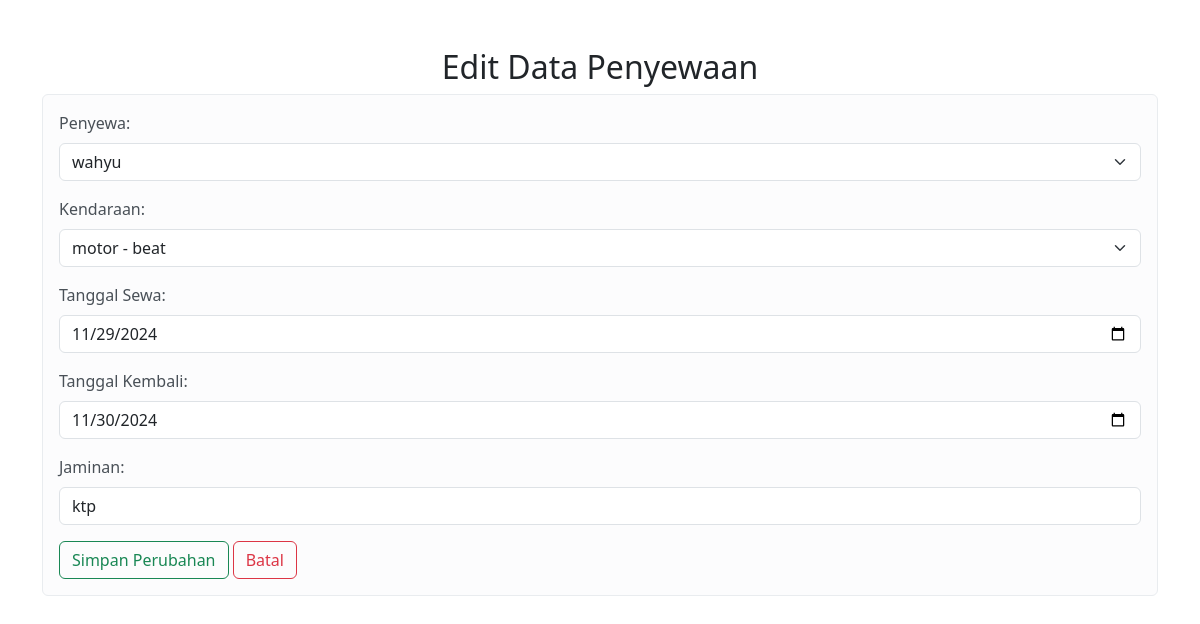
The app's page /edit_penyewaan.php?id=15 (signed in) with its own data.
### tables this page shows
CREATE TABLE `penyewaan` (
  `id_sewa` int(11) NOT NULL,
  `id_penyewa` int(11) NOT NULL,
  `id_kendaraan` int(11) NOT NULL,
  `tanggal_sewa` date NOT NULL,
  `total_biaya` decimal(10,2) NOT NULL,
  `jaminan` varchar(100) NOT NULL,
  `tanggal_kembali` date DEFAULT NULL,
  `keterangan_sewa` enum('belum selesai','selesai') DEFAULT 'belum selesai',
  `diserahkan` date DEFAULT NULL,
  `denda` decimal(10,2) DEFAULT 0.00,
  `durasi` int(11) GENERATED ALWAYS AS (to_days(`tanggal_kembali`) - to_days(`tanggal_sewa`) + 1) STORED
);

CREATE TABLE `penyewa` (
  `id_penyewa` int(11) NOT NULL,
  `nama_penyewa` varchar(100) NOT NULL,
  `alamat_penyewa` text NOT NULL,
  `no_telepon_penyewa` varchar(15) NOT NULL
);

CREATE TABLE `kendaraan` (
  `id_kendaraan` int(11) NOT NULL,
  `jenis_kendaraan` varchar(50) NOT NULL,
  `type_kendaraan` varchar(50) NOT NULL,
  `n_kendaraan` varchar(50) NOT NULL,
  `harga_kendaraan` decimal(10,2) NOT NULL,
  `denda_kendaraan` decimal(10,2) NOT NULL,
  `status` enum('tersedia','disewa') DEFAULT 'tersedia'
);

### edit_penyewaan.php (the view, shortened to what this page needs)
<?php
include 'koneksi.php';
$penyewaResult = $conn->query("SELECT id_penyewa, nama_penyewa FROM penyewa");
$kendaraanResult = $conn->query("SELECT id_kendaraan, jenis_kendaraan, type_kendaraan, harga_kendaraan
                                FROM kendaraan WHERE status = 'tersedia'");
$id_sewa = $_GET['id'];
$penyewaan = $conn->query("SELECT * FROM penyewaan WHERE id_sewa = '$id_sewa'")->fetch_assoc();
?>
<!DOCTYPE html>
<html lang="en">
<head>
    <link href="https://cdn.jsdelivr.net/npm/bootstrap@5.3.2/dist/css/bootstrap.min.css" rel="stylesheet">
</head>
<body>
    <div class="container mt-5">
        <h2 class="text-center">Edit Data Penyewaan</h2>
        <div class="alert alert-light" role="alert">
            <form method="POST" action="">
                <div class="mb-3">
                    <label for="id_penyewa" class="form-label">Penyewa:</label>
                    <select class="form-select" name="id_penyewa" required>
                        <?php while ($penyewa = $penyewaResult->fetch_assoc()) { ?>
                            <option value="<?= $penyewa['id_penyewa']; ?>"
                                <?= $penyewaan['id_penyewa'] == $penyewa['id_penyewa'] ? 'selected' : ''; ?>>
                                <?= $penyewa['nama_penyewa']; ?>
                            </option>
                        <?php } ?>
                    </select>
                </div>
                <div class="mb-3">
                    <label for="id_kendaraan" class="form-label">Kendaraan:</label>
                    <select class="form-select" name="id_kendaraan" required>
                        <?php while ($kendaraan = $kendaraanResult->fetch_assoc()) { ?>
                            <option value="<?= $kendaraan['id_kendaraan']; ?>"
                                <?= $penyewaan['id_kendaraan'] == $kendaraan['id_kendaraan'] ? 'selected' : ''; ?>>
                                <?= $kendaraan['jenis_kendaraan'] . ' - ' . $kendaraan['type_kendaraan']; ?>
                            </option>
                        <?php } ?>
                    </select>
                </div>
                <div class="mb-3">
                    <label for="tanggal_sewa" class="form-label">Tanggal Sewa:</label>
                    <input type="date" class="form-control" name="tanggal_sewa" value="<?= $penyewaan['tanggal_sewa']; ?>" required>
                </div>
                <div class="mb-3">
                    <label for="tanggal_kembali" class="form-label">Tanggal Kembali:</label>
                    <input type="date" class="form-control" name="tanggal_kembali" value="<?= $penyewaan['tanggal_kembali']; ?>" required>
                </div>
                <div class="mb-3">
                    <label for="jaminan" class="form-label">Jaminan:</label>
                    <input type="text" class="form-control" name="jaminan" value="<?= $penyewaan['jaminan']; ?>" required>
                </div>
                <button type="submit" class="btn btn-outline-success" name="update">Simpan Perubahan</button>
                <a href="penyewaan.php" class="btn btn-outline-danger">Batal</a>
            </form>
        </div>
    </div>
</body>
</html>

### records on screen
penyewaan: id_penyewa "wahyu", id_kendaraan "motor - beat", tanggal_sewa "11/29/2024", tanggal_kembali "11/30/2024", jaminan "ktp"
